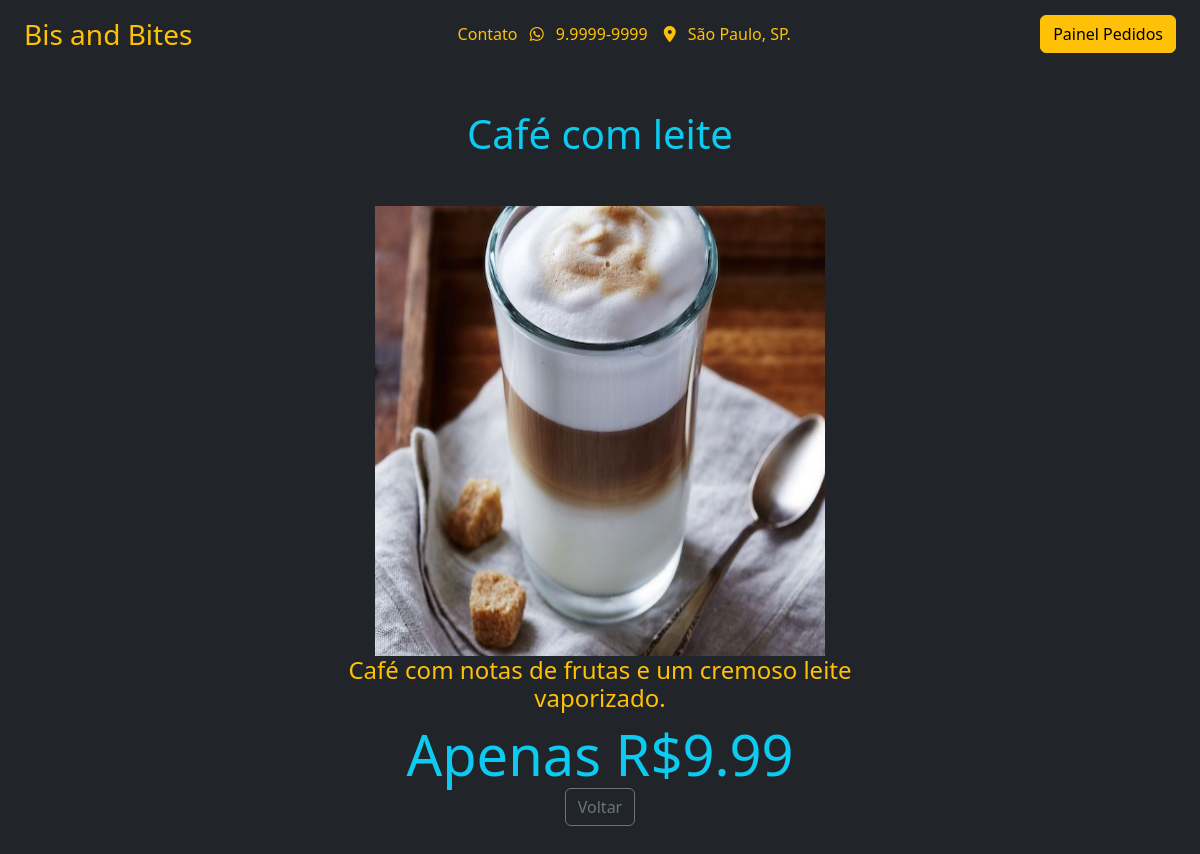
Screenshot of /produtos/5 with the database file from the repository.
### cafeteria/models.py (models this page shows, shortened)
class Produto(models.Model):
    nome = models.TextField(null=False, blank=False, default='')
    descricao = models.TextField(null=False, blank=False)
    preco = models.FloatField(null=False, blank=False)
    imagem = models.ImageField(upload_to='cafeteria/img', default='', null=False, blank=False)

### cafeteria/views.py (the view)
# urls.py: path('produtos/<int:produto_id>', views.detalhe_produto, name='produtos'),
def detalhe_produto(request, produto_id):
    produto = Produto.objects.get(pk=produto_id)
    context = {
        'produto': produto
    }
    return render(request, 'cafeteria/produto.html', context=context)

### cafeteria/templates/cafeteria/produto.html (shortened to what this page needs)
{% extends 'cafeteria/base.html' %}
{% load static %}
{% block navbar %}
  {% include 'fragments/navbar.html' %}
{% endblock %}
{% block content %}
    <div class="col-md-6 offset-3 d-flex flex-column justify-content-center align-items-center vh-100">
        <h1 class="text-info text-center mb-5">{{ produto.nome }}</h1>
        <img src="{{ produto.imagem.url }}" class="card-img-top" alt="cafeteria" style="height: 450px;width: 450px">
        <h4 class="text-warning text-center">{{ produto.descricao }}</h4>
        <div class="span display-4 text-info">Apenas R${{ produto.preco }}</div>
        <div>
          <button class="btn btn-outline-secondary" type="button" onclick="location.href = 'javascript:window.history.go(-1)'" id="bt_voltar">Voltar</button>
        </div>
    </div>
{% endblock %}

### rows the page displays
Produto: nome "Café com leite", imagem (picture), descricao "Café com notas de frutas e um cremoso leite vaporizado.", preco "9.99"
